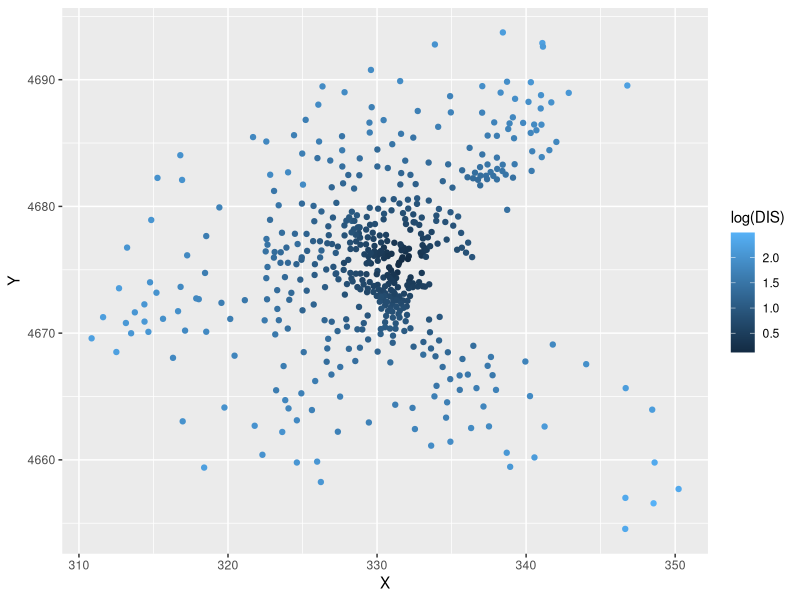
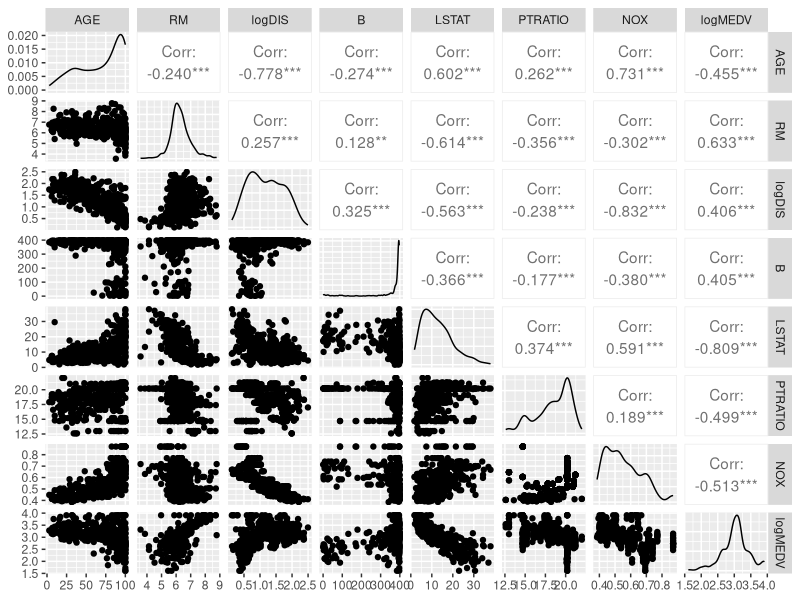

Reproduce these figures in R, in order.
## ---- chunk 1
library(spdep)
data(boston)
## ---- chunk 2
library(ggplot2)
library(GGally)
library(dplyr)

## ---- chunk 3
boston.c$X <- boston.utm[,1]
boston.c$Y <- boston.utm[,2]
ggplot(boston.c) + geom_point(aes(x=X, y=Y, color=log(DIS)))
## ---- chunk 4
boston.c %>% mutate(logMEDV = log(CMEDV), logDIS=log(DIS)) %>% 
  select(AGE, RM, logDIS, B, LSTAT, PTRATIO, NOX, logMEDV) %>% ggpairs()
## ---- chunk 5
lm1 <- lm(log(CMEDV)~log(DIS), data=boston.c)
summary(lm1)
## ---- chunk 6
multilm <- lm(log(CMEDV) ~ NOX + AGE + log(DIS) + RM + CRIM + PTRATIO + B + LSTAT+ CHAS, data=boston.c)
